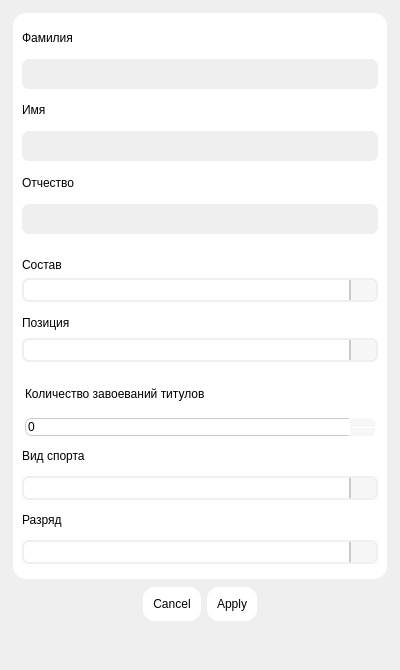
<?xml version="1.0" encoding="UTF-8"?>
<ui version="4.0">
 <class>AddDialog</class>
 <widget class="QDialog" name="AddDialog">
  <property name="geometry">
   <rect>
    <x>0</x>
    <y>0</y>
    <width>400</width>
    <height>670</height>
   </rect>
  </property>
  <property name="minimumSize">
   <size>
    <width>400</width>
    <height>670</height>
   </size>
  </property>
  <property name="windowTitle">
   <string>Dialog</string>
  </property>
  <property name="styleSheet">
   <string notr="true"> /*--------- General ---------*/
QDialog {
	background-color: palette(window);
}
QLabel {
	margin-left: 0.1em;
}
QFrame {
	border:none;
	color: palette(text);
}
QFrame#fields {
	background-color: palette(base);
	border-radius: 15%;
	border: 2px solid palette(button);
}
QPushButton {
	padding:10px;
	background-color: palette(base) ;
	border-radius: 12%;
	color: palette(button-text);
}
QLineEdit {
	border-radius: 7%;
	padding: 0 0.4em;
	background-color: palette(button);
}
QLineEdit:focus {
	border: 2px solid #76f725; 
}
QSpinBox {
	border-radius: 7%;
	padding: 0.2em;
}
QPushButton:hover {
	background-color: palette(highlight);
}
QPushButton:pressed {
	background-color: #76f725;
	color: palette(shadow);
}
QComboBox {
    border: 2px solid palette(button); 
    border-radius: 7%;
    padding: 2px 5px;
}
QComboBox::drop-down {
    background-color: palette(alternate-base); 
    
    border-left: 2px solid palette(midlight);
    border-top-right-radius: 5%;
    border-bottom-right-radius: 5%;
    
    width: 25px; 
}
QComboBox::down-arrow {
    image: url(&quot;/Users/dmitryburbas/Documents/Education/github_education_repo/my-education/athletes_list_manager_app/src/images/combo-icon.png&quot;);
    width: 16px;
    height: 16px;
}
QComboBox::drop-down:on {
    background-color:#76f725;
}
QComboBox:focus {
    border: 2px solid #76f725; 
}
QComboBox::drop-down:disabled {
    background-color:palette(button);
}
QComboBox:disabled {
	background-color:palette(button);
}


QComboBox::drop-down:hover {
    background-color:#76f725;
}
QSpinBox {
    padding-right: 15px;
	padding-left: 0.3em;
    border: 1px solid palette(midlight);
    border-radius: 7%;
    background-color: palette(base);
    color: palette(text);
}

QSpinBox::up-button {
    subcontrol-origin: border;
    subcontrol-position: top right; 
    width: 25px; 
    
    background-color: palette(alternate-base);
    border-left: 1px solid  palette(base);
    border-top-right-radius: 5%;
}

QSpinBox::down-button {
    subcontrol-origin: border;
    subcontrol-position: bottom right;
    width: 25px;
    
    background-color: palette(alternate-base);
	border-top: 1px solid  palette(base);
    border-left: 1px solid palette(base);
    border-bottom-right-radius: 5%;
}

QSpinBox::up-arrow {
    image: url(&quot;/Users/dmitryburbas/Documents/Education/github_education_repo/my-education/athletes_list_manager_app/src/images/up-arrow.png&quot;);
    width: 14px;
    height: 14px;
}

QSpinBox::down-arrow {
    image: url(&quot;/Users/dmitryburbas/Documents/Education/github_education_repo/my-education/athletes_list_manager_app/src/images/down-arrow.png&quot;);
    width: 14px;
    height: 14px;
}
QSpinBox::up-button:hover,QSpinBox::down-button:hover {
    background-color: #76f725;
}
QSpinBox::up-button:pressed,QSpinBox::down-button:pressed {
    background-color: #48b007;
}</string>
  </property>
  <layout class="QVBoxLayout" name="verticalLayout">
   <item>
    <widget class="QFrame" name="fields">
     <property name="minimumSize">
      <size>
       <width>0</width>
       <height>570</height>
      </size>
     </property>
     <property name="frameShape">
      <enum>QFrame::Shape::StyledPanel</enum>
     </property>
     <property name="frameShadow">
      <enum>QFrame::Shadow::Raised</enum>
     </property>
     <layout class="QVBoxLayout" name="verticalLayout_2">
      <property name="leftMargin">
       <number>0</number>
      </property>
      <property name="topMargin">
       <number>0</number>
      </property>
      <property name="rightMargin">
       <number>0</number>
      </property>
      <property name="bottomMargin">
       <number>15</number>
      </property>
      <item>
       <widget class="QFrame" name="names">
        <property name="sizePolicy">
         <sizepolicy hsizetype="Preferred" vsizetype="Preferred">
          <horstretch>0</horstretch>
          <verstretch>0</verstretch>
         </sizepolicy>
        </property>
        <property name="minimumSize">
         <size>
          <width>0</width>
          <height>230</height>
         </size>
        </property>
        <property name="frameShape">
         <enum>QFrame::Shape::StyledPanel</enum>
        </property>
        <property name="frameShadow">
         <enum>QFrame::Shadow::Raised</enum>
        </property>
        <layout class="QVBoxLayout" name="verticalLayout_3">
         <item>
          <widget class="QFrame" name="last_name">
           <property name="frameShape">
            <enum>QFrame::Shape::StyledPanel</enum>
           </property>
           <property name="frameShadow">
            <enum>QFrame::Shadow::Raised</enum>
           </property>
           <layout class="QVBoxLayout" name="verticalLayout_8">
            <property name="leftMargin">
             <number>0</number>
            </property>
            <property name="topMargin">
             <number>0</number>
            </property>
            <property name="rightMargin">
             <number>0</number>
            </property>
            <property name="bottomMargin">
             <number>0</number>
            </property>
            <item>
             <widget class="QLabel" name="last_name_label">
              <property name="text">
               <string>Фамилия</string>
              </property>
             </widget>
            </item>
            <item>
             <widget class="QLineEdit" name="last_name_lineEdit">
              <property name="minimumSize">
               <size>
                <width>0</width>
                <height>30</height>
               </size>
              </property>
             </widget>
            </item>
           </layout>
          </widget>
         </item>
         <item>
          <widget class="QFrame" name="first_name">
           <property name="frameShape">
            <enum>QFrame::Shape::StyledPanel</enum>
           </property>
           <property name="frameShadow">
            <enum>QFrame::Shadow::Raised</enum>
           </property>
           <layout class="QVBoxLayout" name="verticalLayout_6">
            <property name="leftMargin">
             <number>0</number>
            </property>
            <property name="topMargin">
             <number>0</number>
            </property>
            <property name="rightMargin">
             <number>0</number>
            </property>
            <property name="bottomMargin">
             <number>0</number>
            </property>
            <item>
             <widget class="QLabel" name="first_name_label">
              <property name="text">
               <string>Имя</string>
              </property>
             </widget>
            </item>
            <item>
             <widget class="QLineEdit" name="first_name_lineEdit">
              <property name="minimumSize">
               <size>
                <width>0</width>
                <height>30</height>
               </size>
              </property>
             </widget>
            </item>
           </layout>
          </widget>
         </item>
         <item>
          <widget class="QFrame" name="patronymic">
           <property name="frameShape">
            <enum>QFrame::Shape::StyledPanel</enum>
           </property>
           <property name="frameShadow">
            <enum>QFrame::Shadow::Raised</enum>
           </property>
           <layout class="QVBoxLayout" name="verticalLayout_7">
            <property name="leftMargin">
             <number>0</number>
            </property>
            <property name="topMargin">
             <number>0</number>
            </property>
            <property name="rightMargin">
             <number>0</number>
            </property>
            <property name="bottomMargin">
             <number>0</number>
            </property>
            <item>
             <widget class="QLabel" name="patronymic_label">
              <property name="text">
               <string>Отчество</string>
              </property>
             </widget>
            </item>
            <item>
             <widget class="QLineEdit" name="patronymic_lineEdit">
              <property name="minimumSize">
               <size>
                <width>0</width>
                <height>30</height>
               </size>
              </property>
             </widget>
            </item>
           </layout>
          </widget>
         </item>
        </layout>
       </widget>
      </item>
      <item>
       <widget class="QFrame" name="team">
        <property name="frameShape">
         <enum>QFrame::Shape::StyledPanel</enum>
        </property>
        <property name="frameShadow">
         <enum>QFrame::Shadow::Raised</enum>
        </property>
        <layout class="QVBoxLayout" name="verticalLayout_4">
         <property name="bottomMargin">
          <number>5</number>
         </property>
         <item>
          <widget class="QLabel" name="team_label">
           <property name="text">
            <string>Состав</string>
           </property>
          </widget>
         </item>
         <item>
          <widget class="QComboBox" name="team_comboBox"/>
         </item>
        </layout>
       </widget>
      </item>
      <item>
       <widget class="QFrame" name="position">
        <property name="font">
         <font>
          <kerning>true</kerning>
         </font>
        </property>
        <property name="frameShape">
         <enum>QFrame::Shape::StyledPanel</enum>
        </property>
        <property name="frameShadow">
         <enum>QFrame::Shadow::Raised</enum>
        </property>
        <layout class="QVBoxLayout" name="verticalLayout_5">
         <property name="topMargin">
          <number>0</number>
         </property>
         <item>
          <widget class="QLabel" name="position_label">
           <property name="text">
            <string>Позиция</string>
           </property>
          </widget>
         </item>
         <item>
          <widget class="QComboBox" name="position_comboBox">
           <property name="editable">
            <bool>true</bool>
           </property>
          </widget>
         </item>
        </layout>
       </widget>
      </item>
      <item>
       <widget class="QFrame" name="title_count">
        <property name="frameShape">
         <enum>QFrame::Shape::StyledPanel</enum>
        </property>
        <property name="frameShadow">
         <enum>QFrame::Shadow::Raised</enum>
        </property>
        <layout class="QGridLayout" name="gridLayout">
         <property name="leftMargin">
          <number>12</number>
         </property>
         <property name="topMargin">
          <number>0</number>
         </property>
         <property name="rightMargin">
          <number>12</number>
         </property>
         <property name="bottomMargin">
          <number>0</number>
         </property>
         <property name="verticalSpacing">
          <number>7</number>
         </property>
         <item row="0" column="1" colspan="2">
          <widget class="QLabel" name="title_count_label">
           <property name="text">
            <string>Количество завоеваний титулов</string>
           </property>
          </widget>
         </item>
         <item row="1" column="1" colspan="2">
          <widget class="QSpinBox" name="title_spinBox">
           <property name="sizePolicy">
            <sizepolicy hsizetype="Expanding" vsizetype="Fixed">
             <horstretch>0</horstretch>
             <verstretch>0</verstretch>
            </sizepolicy>
           </property>
           <property name="minimumSize">
            <size>
             <width>0</width>
             <height>0</height>
            </size>
           </property>
          </widget>
         </item>
        </layout>
       </widget>
      </item>
      <item>
       <widget class="QFrame" name="sport_type">
        <property name="frameShape">
         <enum>QFrame::Shape::StyledPanel</enum>
        </property>
        <property name="frameShadow">
         <enum>QFrame::Shadow::Raised</enum>
        </property>
        <layout class="QVBoxLayout" name="verticalLayout_9">
         <property name="topMargin">
          <number>0</number>
         </property>
         <property name="bottomMargin">
          <number>0</number>
         </property>
         <item>
          <widget class="QLabel" name="sport_label">
           <property name="text">
            <string>Вид спорта</string>
           </property>
          </widget>
         </item>
         <item>
          <widget class="QComboBox" name="sport_comboBox">
           <property name="editable">
            <bool>true</bool>
           </property>
          </widget>
         </item>
        </layout>
       </widget>
      </item>
      <item>
       <widget class="QFrame" name="athlete_category">
        <property name="frameShape">
         <enum>QFrame::Shape::StyledPanel</enum>
        </property>
        <property name="frameShadow">
         <enum>QFrame::Shadow::Raised</enum>
        </property>
        <layout class="QVBoxLayout" name="verticalLayout_10">
         <property name="topMargin">
          <number>0</number>
         </property>
         <property name="bottomMargin">
          <number>0</number>
         </property>
         <item>
          <widget class="QLabel" name="category_label">
           <property name="text">
            <string>Разряд</string>
           </property>
          </widget>
         </item>
         <item>
          <widget class="QComboBox" name="category_comboBox">
           <property name="editable">
            <bool>false</bool>
           </property>
          </widget>
         </item>
        </layout>
       </widget>
      </item>
     </layout>
    </widget>
   </item>
   <item>
    <widget class="QDialogButtonBox" name="add_buttonBox">
     <property name="minimumSize">
      <size>
       <width>0</width>
       <height>0</height>
      </size>
     </property>
     <property name="font">
      <font>
       <kerning>true</kerning>
      </font>
     </property>
     <property name="orientation">
      <enum>Qt::Orientation::Horizontal</enum>
     </property>
     <property name="standardButtons">
      <set>QDialogButtonBox::StandardButton::Apply|QDialogButtonBox::StandardButton::Cancel</set>
     </property>
     <property name="centerButtons">
      <bool>true</bool>
     </property>
    </widget>
   </item>
   <item>
    <spacer name="verticalSpacer">
     <property name="orientation">
      <enum>Qt::Orientation::Vertical</enum>
     </property>
     <property name="sizeHint" stdset="0">
      <size>
       <width>20</width>
       <height>31</height>
      </size>
     </property>
    </spacer>
   </item>
  </layout>
 </widget>
 <resources/>
 <connections>
  <connection>
   <sender>add_buttonBox</sender>
   <signal>accepted()</signal>
   <receiver>AddDialog</receiver>
   <slot>accept()</slot>
   <hints>
    <hint type="sourcelabel">
     <x>248</x>
     <y>254</y>
    </hint>
    <hint type="destinationlabel">
     <x>157</x>
     <y>274</y>
    </hint>
   </hints>
  </connection>
  <connection>
   <sender>add_buttonBox</sender>
   <signal>rejected()</signal>
   <receiver>AddDialog</receiver>
   <slot>reject()</slot>
   <hints>
    <hint type="sourcelabel">
     <x>316</x>
     <y>260</y>
    </hint>
    <hint type="destinationlabel">
     <x>286</x>
     <y>274</y>
    </hint>
   </hints>
  </connection>
 </connections>
</ui>
